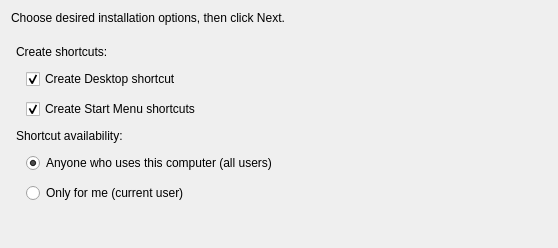
<?xml version="1.0" encoding="UTF-8"?>
<!--
   Copyright (c) 2018-2022 onsemi.

   All rights reserved. This software and/or documentation is licensed by onsemi under
   limited terms and conditions. The terms and conditions pertaining to the software and/or
   documentation are available at http://www.onsemi.com/site/pdf/ONSEMI_T&C.pdf (“onsemi Standard
   Terms and Conditions of Sale, Section 8 Software”).
  -->
<ui version="4.0">
 <class>ShortcutCheckBoxWidget</class>
 <widget class="QWidget" name="ShortcutCheckBoxWidget">
  <property name="geometry">
   <rect>
    <x>0</x>
    <y>0</y>
    <width>558</width>
    <height>248</height>
   </rect>
  </property>
  <property name="minimumSize">
   <size>
    <width>491</width>
    <height>190</height>
   </size>
  </property>
  <property name="windowTitle">
   <string>Shortcuts Selection</string>
  </property>
  <layout class="QVBoxLayout" name="verticalLayout">
   <item>
    <layout class="QVBoxLayout" name="verticalLayout_2">
     <property name="spacing">
      <number>20</number>
     </property>
     <item>
      <widget class="QLabel" name="descriptionLabel">
       <property name="text">
        <string>Choose desired installation options, then click Next.</string>
       </property>
       <property name="wordWrap">
        <bool>true</bool>
       </property>
      </widget>
     </item>
     <item>
      <layout class="QVBoxLayout" name="verticalLayout_3">
       <property name="spacing">
        <number>10</number>
       </property>
       <property name="leftMargin">
        <number>5</number>
       </property>
       <item>
        <widget class="QLabel" name="optionLabel">
         <property name="text">
          <string>Create shortcuts:</string>
         </property>
        </widget>
       </item>
       <item>
        <layout class="QVBoxLayout" name="verticalLayout_4">
         <property name="leftMargin">
          <number>10</number>
         </property>
         <item>
          <widget class="QCheckBox" name="desktopCheckBox">
           <property name="layoutDirection">
            <enum>Qt::LeftToRight</enum>
           </property>
           <property name="text">
            <string>Create Desktop shortcut</string>
           </property>
           <property name="checked">
            <bool>true</bool>
           </property>
           <property name="tristate">
            <bool>false</bool>
           </property>
          </widget>
         </item>
         <item>
          <widget class="QCheckBox" name="startMenuCheckBox">
           <property name="layoutDirection">
            <enum>Qt::LeftToRight</enum>
           </property>
           <property name="text">
            <string>Create Start Menu shortcuts</string>
           </property>
           <property name="checked">
            <bool>true</bool>
           </property>
           <property name="tristate">
            <bool>false</bool>
           </property>
          </widget>
         </item>
        </layout>
       </item>
       <item>
        <widget class="QLabel" name="availabilityLabel">
         <property name="text">
          <string>Shortcut availability:</string>
         </property>
        </widget>
       </item>
       <item>
        <layout class="QVBoxLayout" name="verticalLayout_5">
         <property name="leftMargin">
          <number>10</number>
         </property>
         <item>
          <widget class="QRadioButton" name="allUsersRadioButton">
           <property name="layoutDirection">
            <enum>Qt::LeftToRight</enum>
           </property>
           <property name="text">
            <string>Anyone who uses this computer (all users)</string>
           </property>
           <property name="checked">
            <bool>true</bool>
           </property>
          </widget>
         </item>
         <item>
          <widget class="QRadioButton" name="currentUserRadioButton">
           <property name="layoutDirection">
            <enum>Qt::LeftToRight</enum>
           </property>
           <property name="text">
            <string>Only for me (current user)</string>
           </property>
          </widget>
         </item>
        </layout>
       </item>
      </layout>
     </item>
    </layout>
   </item>
   <item>
    <spacer name="verticalSpacer">
     <property name="orientation">
      <enum>Qt::Vertical</enum>
     </property>
     <property name="sizeHint" stdset="0">
      <size>
       <width>20</width>
       <height>40</height>
      </size>
     </property>
    </spacer>
   </item>
  </layout>
 </widget>
 <resources/>
 <connections/>
</ui>
